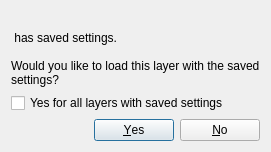
<?xml version="1.0" encoding="UTF-8"?>
<ui version="4.0">
 <class>savedSettingsDialog</class>
 <widget class="QDialog" name="savedSettingsDialog">
  <property name="geometry">
   <rect>
    <x>0</x>
    <y>0</y>
    <width>213</width>
    <height>148</height>
   </rect>
  </property>
  <property name="windowTitle">
   <string>Load Saved Settings</string>
  </property>
  <layout class="QVBoxLayout" name="verticalLayout">
   <item>
    <widget class="QLabel" name="layerNameLabel">
     <property name="text">
      <string>&lt;layername&gt;</string>
     </property>
    </widget>
   </item>
   <item>
    <widget class="QLabel" name="label">
     <property name="sizePolicy">
      <sizepolicy hsizetype="Fixed" vsizetype="Fixed">
       <horstretch>0</horstretch>
       <verstretch>0</verstretch>
      </sizepolicy>
     </property>
     <property name="text">
      <string> has saved settings.  

Would you like to load this layer with the saved settings?</string>
     </property>
     <property name="wordWrap">
      <bool>true</bool>
     </property>
    </widget>
   </item>
   <item>
    <widget class="QCheckBox" name="yesBox">
     <property name="text">
      <string>Yes for all layers with saved settings</string>
     </property>
    </widget>
   </item>
   <item>
    <widget class="QDialogButtonBox" name="buttonBox">
     <property name="orientation">
      <enum>Qt::Horizontal</enum>
     </property>
     <property name="standardButtons">
      <set>QDialogButtonBox::No|QDialogButtonBox::Yes</set>
     </property>
    </widget>
   </item>
  </layout>
 </widget>
 <resources/>
 <connections>
  <connection>
   <sender>buttonBox</sender>
   <signal>accepted()</signal>
   <receiver>savedSettingsDialog</receiver>
   <slot>accept()</slot>
   <hints>
    <hint type="sourcelabel">
     <x>248</x>
     <y>254</y>
    </hint>
    <hint type="destinationlabel">
     <x>157</x>
     <y>274</y>
    </hint>
   </hints>
  </connection>
  <connection>
   <sender>buttonBox</sender>
   <signal>rejected()</signal>
   <receiver>savedSettingsDialog</receiver>
   <slot>reject()</slot>
   <hints>
    <hint type="sourcelabel">
     <x>316</x>
     <y>260</y>
    </hint>
    <hint type="destinationlabel">
     <x>286</x>
     <y>274</y>
    </hint>
   </hints>
  </connection>
 </connections>
</ui>
